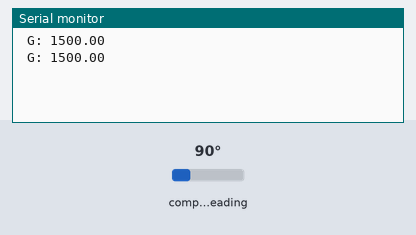
Bench run of a sketch on a simulated Arduino Uno, built with avr-gcc and run on an emulated ATmega328P. Parts: the last lines printed to the serial monitor. The inputs (shaded band) are chosen by the test bench; at power-on: compass heading 90°.

Above: at 2.8 s.
2.9 s: compass heading set to 7°
At 3.8 s:
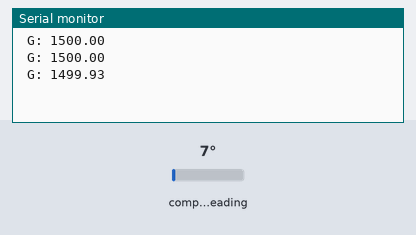
4.4 s: compass heading set to 269°
At 6.0 s:
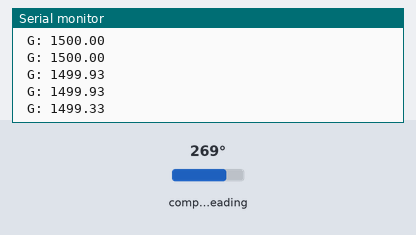
Timing chart, 0 to 7.5 s (numbered marks = the images above; inputs shaded):
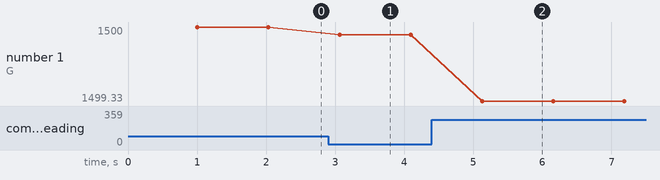

The sketch:

Wireless_Plotting.ino
```cpp
#include <Wire.h>
#include <MechaQMC5883.h>
#include <SoftwareSerial.h>
SoftwareSerial HC12(8, 9); // HC-12 TX Pin, HC-12 RX Pin
#define setPin 7

MechaQMC5883 qmc;

long timerQ;
int Qtime = 1000;
float G;

String Baud = "AT+B2400";
String Ch = "AT+C001";

void setup() {
  Wire.begin();
  Serial.begin(2400);
  HC12.begin(2400);               // Serial port to HC12

  qmc.init();
  qmc.setMode(Mode_Continuous, ODR_200Hz, RNG_2G, OSR_512); // Imba Mode

  //  qmc.setMode(Mode_Standby, ODR_10Hz, RNG_2G, OSR_64); // Hemat Mode

  //  AT ();

  timerQ = millis();

}

void loop() {
  if (millis() - timerQ >= Qtime) {
    SensorRead();
        SerPrint ();
    HC12.print(G);
    timerQ = millis();

  }
}
```

ATCommand.ino
```cpp
void AT () {
  digitalWrite(setPin, LOW);
  delay (100);
  //  HC12.print(Ch);
  delay (200);
  HC12.print(Baud);
  delay (200);
  digitalWrite(setPin, HIGH);
}
```

Sensor_Read.ino
```cpp
void SensorRead() {
  int x, y, z;
  //  qmc.init();
  //  qmc.setMode(Mode_Standby, ODR_10Hz, RNG_2G, OSR_256);
  qmc.read(&x, &y, &z);
  G = sqrt (pow (x, 2) + pow (y, 2) + pow (z, 2));
}
```

Serial_Print.ino
```cpp
void SerPrint () {
  //  Serial.print("x: ");
  //  Serial.print(x);
  //  Serial.print(" y: ");
  //  Serial.print(y);
  //  Serial.print(" z: ");
  //  Serial.print(z);
  //  Serial.println();
  Serial.print(" G: ");
  Serial.print(G);
  Serial.println();
}
```

Measured:
- after the input at 2.9 s, the serial monitor: prints a new line after 0.16 s (image 1)
- after the input at 4.4 s, the serial monitor: prints a new line after 0.73 s (image 2)
- plotted number 1: 1500 → 1499.93 after the input at 2.9 s, 1499.93 → 1499.33 after the input at 4.4 s
